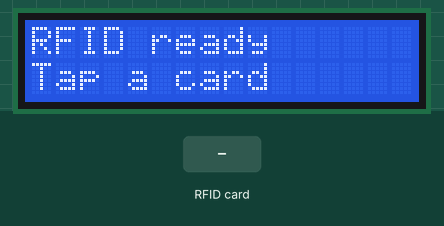
This sketch was run on a simulated ESP32. On the bench: 16×2 character LCD. The test bench sets the inputs (shaded band). What the sketch prints to the serial monitor is not drawn.

Above: at 1.3 s.
1.4 s: RFID card 5E 7A 19 C4 held to the reader
At 2.4 s:
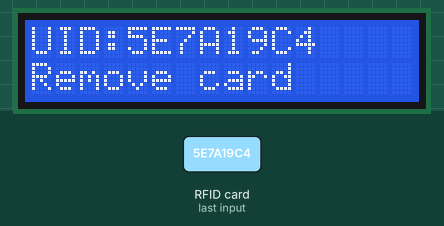
Timing chart, 0 to 4.4 s (numbered marks = the images above; inputs shaded):
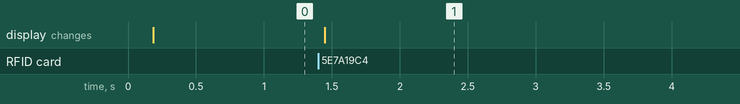

The sketch:

RFIDHardwareTest.ino
```cpp
#include <LiquidCrystal_I2C.h>
#include <MFRC522.h>
#include <SPI.h>
#include <Wire.h>

// ESP32 DevKit wiring matches the main RFIDScanner sketch.
constexpr uint8_t RFID_SS = 5;
constexpr uint8_t RFID_RST = 4;
constexpr uint8_t LCD_ADDRESS = 0x27; // Try 0x3F if your I2C scan finds that address.

LiquidCrystal_I2C lcd(LCD_ADDRESS, 16, 2);
MFRC522 rfid(RFID_SS, RFID_RST);
bool lcdFound = false;
bool readerFound = false;

void show(const String &top, const String &bottom) {
  Serial.println(top + " | " + bottom);
  if (!lcdFound) return;
  lcd.clear();
  lcd.setCursor(0, 0);
  lcd.print(top.substring(0, 16));
  lcd.setCursor(0, 1);
  lcd.print(bottom.substring(0, 16));
}

void setup() {
  Serial.begin(115200);
  Wire.begin(21, 22); // SDA, SCL

  Wire.beginTransmission(LCD_ADDRESS);
  lcdFound = Wire.endTransmission() == 0;
  if (lcdFound) {
    lcd.init();
    lcd.backlight();
  } else {
    Serial.println("LCD not found. Check wiring and I2C address.");
  }

  SPI.begin(18, 19, 23, RFID_SS); // SCK, MISO, MOSI, SS
  rfid.PCD_Init();
  delay(50);
  uint8_t version = rfid.PCD_ReadRegister(MFRC522::VersionReg);
  readerFound = version != 0x00 && version != 0xFF;
  Serial.print("MFRC522 version register: 0x");
  Serial.println(version, HEX);

  if (readerFound) show("RFID ready", "Tap a card");
  else show("RFID not found", "Check SPI wiring");
}

void loop() {
  if (!readerFound) return;
  if (!rfid.PICC_IsNewCardPresent() || !rfid.PICC_ReadCardSerial()) return;

  const char hex[] = "0123456789ABCDEF";
  String uid;
  uid.reserve(rfid.uid.size * 2);
  for (uint8_t i = 0; i < rfid.uid.size; ++i) {
    uint8_t byte = rfid.uid.uidByte[i];
    uid += hex[byte >> 4];
    uid += hex[byte & 0x0F];
  }

  Serial.println("Card UID: " + uid);
  // Split long UIDs across both LCD rows; Serial always prints the full UID.
  show("UID:" + uid.substring(0, 12), uid.length() > 12 ? uid.substring(12) : "Remove card");
  rfid.PICC_HaltA();
  rfid.PCD_StopCrypto1();
  delay(500);
}
```

Measured:
- after the input at 1.4 s, the display: changes after 0.05 s (image 1)
